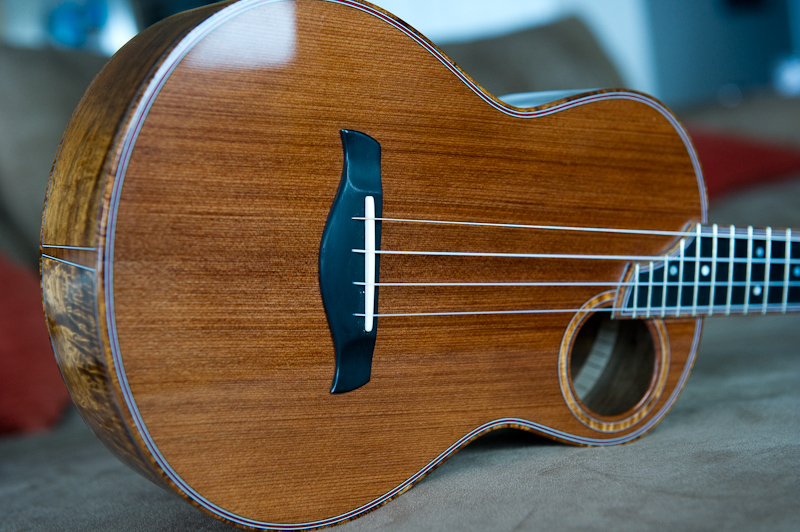
#> input picture Materials/L7 - CNNs/pics/redwood-ukulele-top.jpg, 800 x 532 px
$ jupyter execute --allow-errors CNN.ipynb   (Python 2 division)
#> lines starting #> are read from the running program, lines starting #| are printed output that depends on the picture
# Convolutional Neural Networks
## Prequisites
### What we are going to do
- Focus on foundational concepts in convolutional neural networks
- Focus on CNNs for computer vision
    - This is primarily a classification problem
    - We'll touch on feature extraction too
- Basic implementation of methods (tensorflow and keras)
    - Cursory discussion of Tensorflow and Keras
    - Building a primitive CNN on DIGITS
    - Importing state of the art
### What we are not going to do
- Basics of neural networks (covered this last time), this includes:
    - Foundational machine learning and mathematical concepts
    - Basic neural network architectures
    - Training methods
- Setting up your notebooks and using AWS

# Limitations of traditional methods
## Limitations of traditional machine vision
- Feature engineering is too heavy
- Example: classic approach for learning faces
  - Approach:
      - Would design filters (feature vectors)
      - Combine machine learning + human logic
      - Would take a lot of curation to get appropriate filters (would need to select 100 to 1000s)
  - What was being done:
      - The collection of engineered featured represented a lower dimensional representation of the same-problem
  - Viola-Jones (2001)
      - Idea slide edge detectors across
      - Certain pieces would be 'activated'
      - When a certain combination of edge detectors are activated use a boosting algorithm to classify them as a face
       <tr>
            <td>  </td>
            <td>   </td>
       </tr>
      - Limitations of Viola-Jones approach:
          - Different lighting
          - Covered faces
          - Faces in different positions (not looking directly) -> would require a different set of filters
- Central limitation of classic methods:
    - Were not learning representations of faces
    - Required human input everytime a new object class needed to be added (i.e. a cat)
- ImageNet challenge:
    - Set the foundation for a shift in the way in which computer vision is conducted
    - 450,000 images, with 200 classes
    - Given 5 chances to get the right class
    - The rise of AlexNet in 2012 (16.1% accuracy) was 10\% better than state of the art
        - Note: AlexNet comes from Alex Krizhevsky from Geoffrey Hinton's lab
    - Laid foundations for deep learning
        - Created a shift in 50 years of classical machine learning
    - Stopped running Imagenet after 2015 because had exceeded human level accuracy


## Limitations of neural networks
- Goal of deep learning is representational learning
    - We layer networks to create richer structures
- Fully connected networks don't scale well
    - Memory constraints limit depth
    - Representational richness is mitigated with each layer (we end up memorizing rather than 'learning')
    - Fully connected layers have diminishing returns beyond 3 layers
 - Example:
     - For the input layer of a neural network we require :
         - MNIST : 28x28x1 = 784 weights
         - Image (small): 200 x 200 x 3 = 120,000
      - As we add a second fully connected layer (assuming same structure for simplicity):
          - MNIST: $784\times784=614656$
          - Image (small): $120,000 \times 120,000= 1.44 10^10$ weights
      - Assuming each weight occuped a 4 bytes then our weights for only 2 layers occupy:
          - MNIST: $4bytes\times 614656/(10^6bytes/Mb)=2.45$Mbs
          - Image (small): $4bytes\times 1.44 10^10/(10^9bytes/GB)=57.6$Gbs

## Solution to scaling
- Given we are working with a known structure (image) we structure our network to use the inherent spatial relations through convolutions
- Convolutional networks take advantage of the inherent structure of images to reduce the number of require parameters (weights) in the network while learning representations


# New architectures - some history
- Convolutional networks - proposed in 1989 by LeCun
- Special network for processing grid-like topologies, including:
    - 1-D Topologies: Time series, wav files
    - 2-D Topologies: Images
    - 3-D Topologies: Volumes (voxels in cat scans)
- Successful application of insights obtained from studying the brain applied to the realm of machine learning
- First successful application of deep learning
- Set the stage for commercial applications
    - In the 1990s the neural network group at At&T developed a CNN to read chcecks
    - Deployed into production by NEC
    - By the end of 1990s 10\% of checks were being read by this network
- Could successfully run back-propagation and tune hyperparameters on larger networks because were more efficient
- For a while neural networks fell out of favor in the 90's
    - CNNs success during this time period allowed the field to continue growing

# What is a filter?
- In previous session we saw activation maps for neural networks acted as filters to activate or down-regulate a signal
    - Filters are like cookie cutters that are put through an extruder
    - Saw examples ealier of Haar filters for Viola-Jones, i.e. they activate when they cover a specific region like a nose or eyes


- Filters can be used in several ways
    - In the Viola-Jones case they are used as feature detectors which are then fed into a boosting algorihtm that classifies faces faces
    - Filters can be used for edge detection as well
    - When filters are convoled or layered on top of one another they can also be generative
- Note:
    - Recall an image is simply as set of numbers in a matrix
    - When we think about images here we're actually tginking about matrices

## Example: Gaussian Filter
- The way filters work is that they are applied to a __receptive field__ of the image
     - Depending on the size of the __filter__, __ zero-padding__ and __stride__ the resulting image may be smaller or stay the same size
- Filter's are used in several common applications including photoshop, html and on your phone to enhance or distort an image
    - When we think of filters we can apply several of them simultaneously
    - They are applied across the image to generate an affect
    - There will be a black border around the image
        - These are areas where we are interpolating from the edge
        - This gives some intuition as to how our activation maps will work
- Steps in python
    1. Load image
    2. Make image gray
    3. Show filter
    4. Convolve with filter
    5. Show difference between 0 padding and some padding.

[cell 1]
# ======================
#  Gaussian Blur
# ======================
# Here we are going to apply a 2d Gaussian blur to our images
# ============================
# Loading standard libraries
# ============================
import numpy as np
from scipy.signal import convolve2d
import matplotlib.pyplot as plt
import matplotlib.image as mpimg

# ============================
# Loading Lena image
# ============================
#
# This image is used because of it's high-contrast
# edges and contours

img = mpimg.imread('pics/redwood-ukulele-top.jpg')
#> img is the input picture: shape (532, 800, 3); mean R, G, B 104.5, 88.9, 71.9
plt.imshow(img)
plt.show()
print('The total shape is using the argument="same" {}'.format(img.shape))
#| The total shape is using the argument="same" (532, 800, 3)

[cell 2]
# ============================
# Making image black and white
# ============================
# Convolution here is only defined for black and white images
bw = img.mean(axis=2)
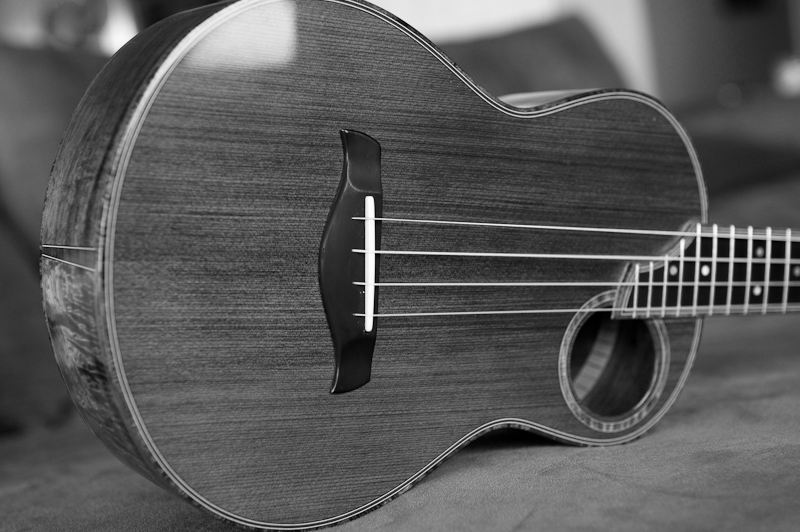
#> bw: shape (532, 800) float64; min 0, max 255, mean 88.4
plt.imshow(bw, cmap='Greys')
plt.show()

[cell 3]
# ============================
# Creating the gaussian filter
# ============================
# Here we are going create a 20x20 filter
W = np.zeros((20,20))

for i in range(20):
	for j in range(20):
		dist = (i - 9.5)**2 + (j - 9.5)**2
		W[i,j] = np.exp(-dist/50)

# plotting the filter
plt.imshow(W, cmap='gray')
plt.show()
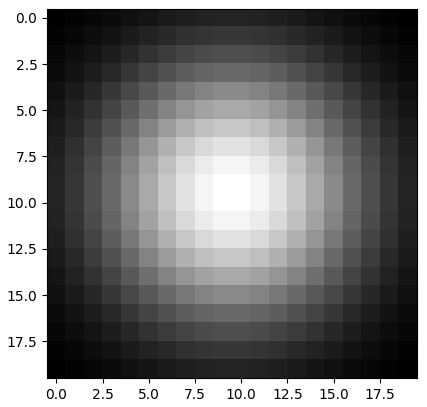
#> figure drawn by matplotlib, 1 panel

[cell 4]
# ============================
# Convolving the 2d space
# ============================
out = convolve2d(bw,W)
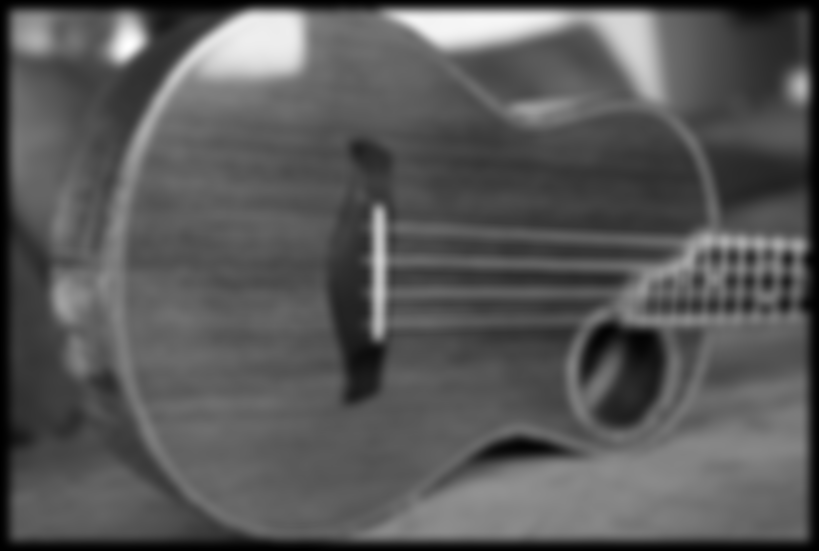
#> out: shape (551, 819) float64; min 2.05, max 34264.9, mean 11941.2; drawn with min black and max white
plt.imshow(out, cmap='gray')
plt.show()
# output shape is different due to smoothing around edges
print('The total shape is {}'.format(out.shape)) #551*819
#| The total shape is (551, 819)

# To sensure that we have the same size we use the additional
# arugment mode='same'
out = convolve2d(bw,W, mode='same')
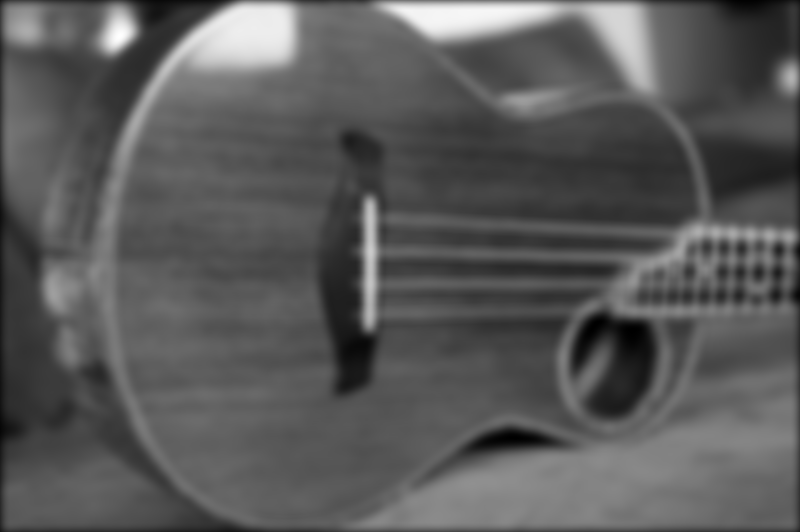
#> out: shape (532, 800) float64; min 604.4, max 34264.9, mean 12499.6; drawn with min black and max white
plt.imshow(out, cmap='gray')
plt.show() # 532*800
print('The total shape is using the argument="same" {}'.format(out.shape))
#| The total shape is using the argument="same" (532, 800)

[cell 5]
# =======================================
# Running filter on all 3 color channels
# =======================================
out3 = np.zeros(img.shape)
for i in range(3):
	out3[:,:,i]=convolve2d(img[:,:,i], W, mode='same')
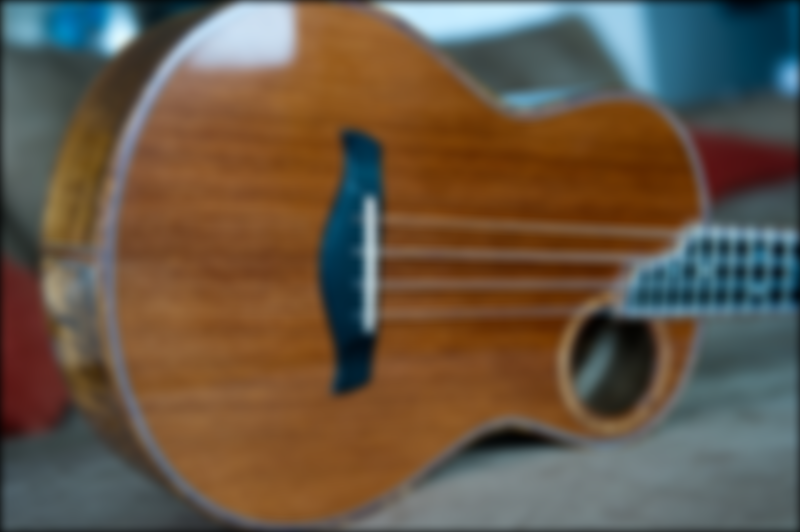
#> out3: shape (532, 800, 3) float64; mean R, G, B 14827, 12561.3, 10110.4; drawn with min black and max white
# Doesn't really look like anythingx
plt.imshow(out3)
plt.show()

## Sobel operators
- Why are they useful
    - Sobel operators are filters that approximate the __gradient__ or change in direction of the pixels in the horizontal and vertical directions
    - The resulting filters are used as edge detectors
        - Edge detection allows us to segment an image into different pieces
        - In modern applications once edges are detected we can classify objects by their shapes


- Implementation
    - Operator uses a $3\times 3$ kernel to __convolve__ with original image
    - Here we are going to implement an edge detector using the Sobel operator
    - The Sobel Operator acts on the __source image__ $A$ as follows:
    $$
    G_x=\underbrace{\begin{bmatrix}1&0&-1\\2&0&-2\\&1&0&-1\end{bmatrix}}_{H_x}\ast A\qquad G_y=\begin{bmatrix}1&2&1\\0&0&0\\-1&-2&-1\end{bmatrix}_{H_y}\ast A
    $$
    where $\ast$ is the convolution operator (more on this later)
    - Notes:
        - Each kernel can be decomposed into vector multiplication, making their computation efficient:
    $$
    \begin{bmatrix}1&0&-1\\2&0&-2\\&1&0&-1\end{bmatrix}
    =\begin{bmatrix}1\\2\\1\end{bmatrix}
    \begin{bmatrix}1&0&-1\end{bmatrix}
    $$
        - We can approximate the __gradient magnitude__ and __direction__ as follows
     $$
     G=\sqrt{G_X^2+G_y^2}\qquad \theta=\arctan\left(\frac{G_y}{G_x}\right)
     $$
- Implementation in Python
    - In what follows we'll convolve the Sobel operator with an image
    - We apply in individually in the $x$ and $y$ direction
    - This will give us edge detectors along those accesses, they are then combined
    - We slide the $3\times 3$ matrix $H_x$ NS $H_y$ across the image

[cell 6]
# ====================
# Edge detection
# ====================
# Sobel operator
# Approximates gradients in x and y direction
Hx = np.array([
	[-1, 0, 1],
	[-2, 0, 2],
	[-1, 0, 1]
	], dtype=np.float32)
Hy = Hx.T

# Detects horizontal edges
Gx = convolve2d(bw, Hx)
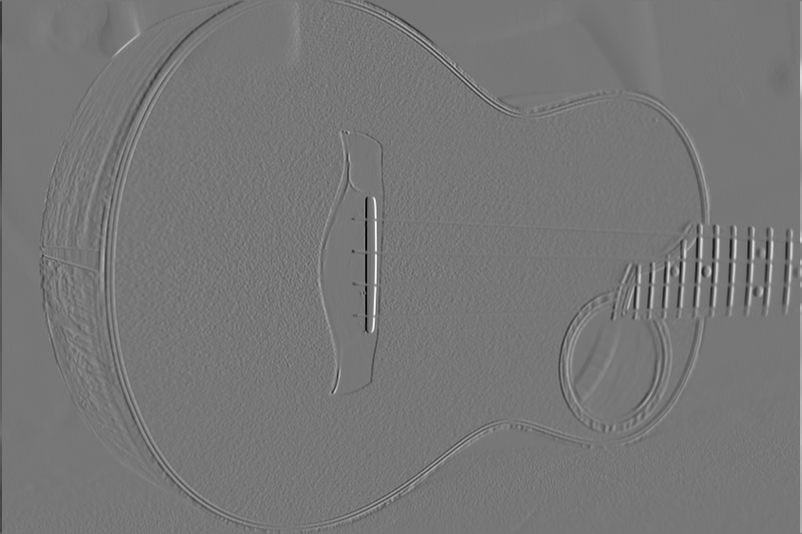
#> Gx: shape (534, 802) float64; min -878.7, max 998, mean 0; drawn with min black and max white
plt.imshow(Gx, cmap='gray')
plt.show()

[cell 7]
# Detects vertical edges
Gy = convolve2d(bw, Hy)
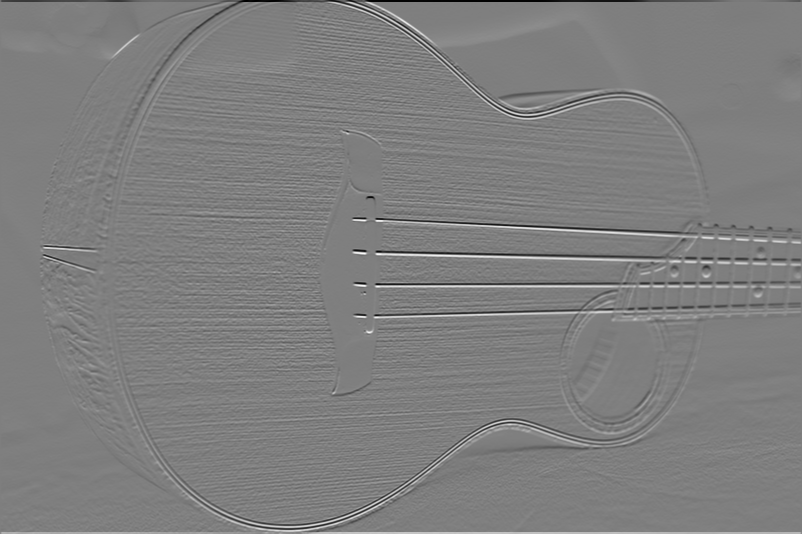
#> Gy: shape (534, 802) float64; min -945, max 952, mean 0; drawn with min black and max white
plt.imshow(Gy, cmap='gray')
plt.show()
# Applying in both the vertical and horizontal
# Since the graident is directional in x and y
# we can calculate the approximate direction
# of the gradient from the Sobol operators
G = np.sqrt(Gx**2 + Gy**2)
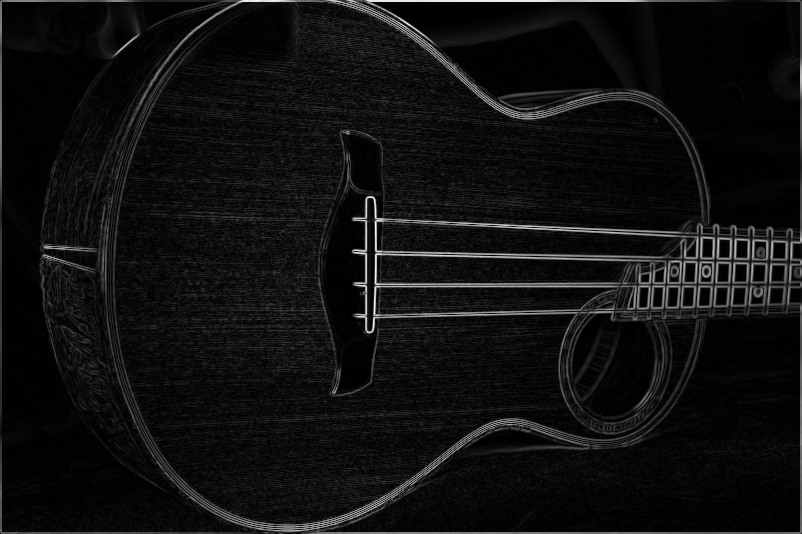
#> G: shape (534, 802) float64; min 0, max 998.3, mean 64.8; drawn with min black and max white

[cell 8]
# Detecting the edges
plt.imshow(G,cmap='gray')
plt.show()

[cell 9]
# We can plot the gradients direction
theta = np.arctan2(Gy,Gx)
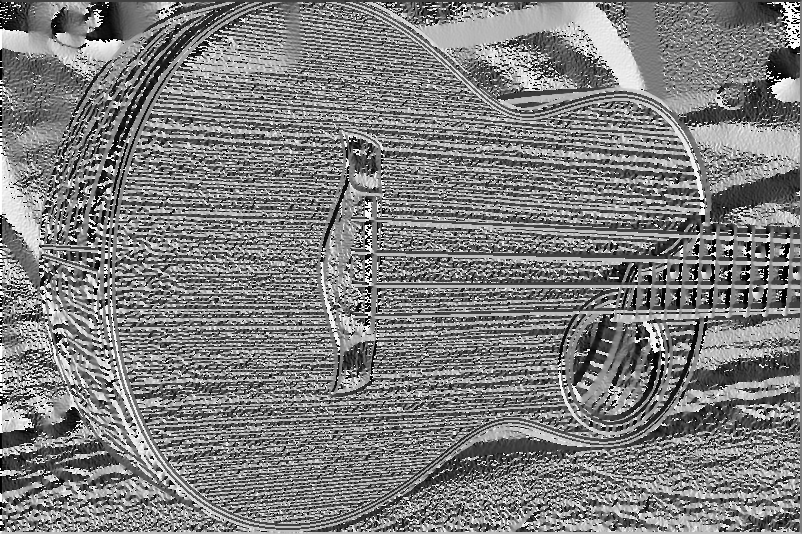
#> theta: shape (534, 802) float64; min -3.14, max 3.14, mean -0.0231; drawn with min black and max white
plt.imshow(theta,cmap='gray')
plt.show()
